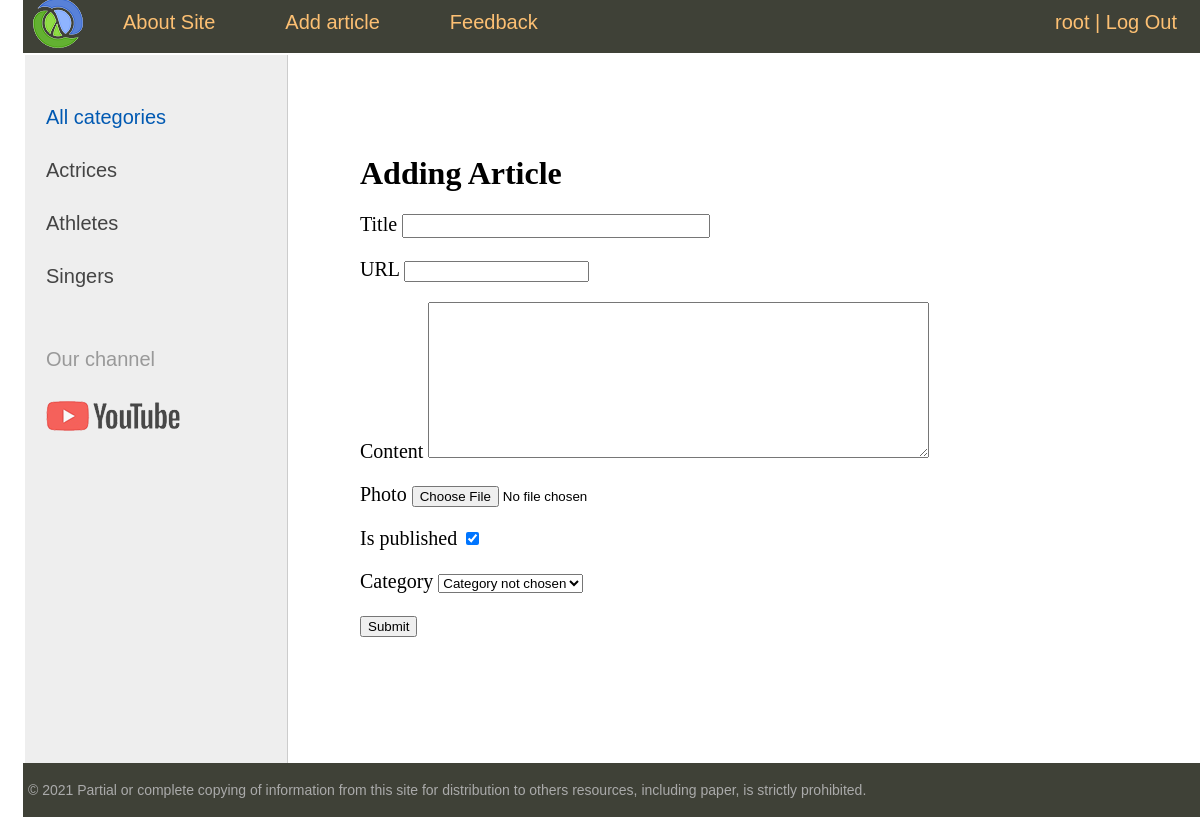
/add-article/ (signed in), run on the app's committed database.
### women/models.py (models this page shows)
class Category(models.Model):
    name = models.CharField(max_length=255, db_index=True)
    slug = models.SlugField(max_length=255, unique=True, db_index=True, verbose_name='URL')
    def __str__(self):
        return self.name
    def get_absolute_url(self):
        return reverse('show-women-by-category', kwargs={'category_slug': self.slug})

### women/views.py (the view)
# urls.py: path('add-article/', AddArticle.as_view(), name="add-article"),
class AddArticle(LoginRequiredMixin, DataMixin, CreateView):
    form_class = AddArticleForm
    template_name = 'women/add_article.html'
    success_url = reverse_lazy('home')
    def get_context_data(self, **kwargs):
        context = super().get_context_data(**kwargs)
        c_def = self.get_user_context(title="Adding Article")
        return dict(list(context.items()) + list(c_def.items()))

### women/froms.py (shortened to what this page needs)
class AddArticleForm(forms.ModelForm):
    def __init__(self, *args, **kwargs):
        super().__init__(*args, **kwargs)
        self.fields['category'].empty_label = 'Category not chosen'
    class Meta:
        model = Women
        fields = ['title', 'slug', 'content', 'photo', 'is_published', 'category']
        widgets = {
            'title': forms.TextInput(attrs={"class": 'form-input'}),
            'content': forms.Textarea(attrs={"cols": 60, "rows": 10})
        }

### women/utils.py (called while the page is built)
    def get_user_context(self, **kwargs):
        context = kwargs
        categories = cache.get('categories')
        if not categories:
            categories = Category.objects.annotate(Count('women'))
            cache.set('categories', categories, 60)
        user_menu = menu.copy()
        if not self.request.user.is_authenticated:
            user_menu.pop(1)
        context['menu'] = user_menu
        context['categories'] = categories
        if 'category_selected' not in context:
            context['category_selected'] = 0
        return context

### women/templates/women/add_article.html (shortened to what this page needs)
{% extends 'women/base.html' %}
{% block content%}
    <h1>{{title}}</h1>
    <form action="{% url 'add-article' %}" method="post" enctype="multipart/form-data">
        {% for form_elements in form %}
        <p>
            <label class="form-lable" for="{{ form_elements.is_for_label }}">
                {{ form_elements.label }}
            </label>
            {{ form_elements }}
        </p>
        {% endfor %}
        <button type="submit">Submit</button>
    </form>
{% endblock %}

### women/templates/women/base.html (shortened to what this page needs)
{% load static %}
{% load women_tags %}
<!DOCTYPE html>
<html lang="en">
<head>
    <link type="text/css" href="{% static 'women/css/style.css' %}" rel="stylesheet">
</head>
<body>
<table class="table-page">
    <tr>
        <td>
            {% block mainmenu %}
                <div class="header">
                    <ul id="mainmenu" class="mainmenu">
                        <li class="logo">
                            <a href="{% url 'home' %}">
                                <div class="logo"></div>
                            </a>
                        </li>
                        {% for m in menu %}
                                <li><a href="{% url m.url_name %}">{{m.title}}</a></li>
                        {% endfor %}
                        {% if request.user.is_authenticated %}
                            <li class="last">{{user.username}} | <a href="{% url 'logout'%}">Log Out</a></li>
                        {% else %}
                            <li class="last"><a href="{% url 'sign-up' %}">Sign Up</a> | <a href="{% url 'sign-in'%}">Sign In</a></li>
                        {%endif%}
                    </ul>
                </div>
            {% endblock mainmenu %}
            <table class="table-content">
                <tr>
                    <td valign="top" class="left-chapters">
                        <ul id="leftchapters">
                            {% if category_selected != 0 %}
                                <li class="selected"><a href="{% url 'home' %}">All categories</a></li>
                            {% else %}
                                <li class="selected">All categories</li>
                            {% endif %}
                            {% for cat in categories %}
                                {% if cat.women__count > 0 %}
                                    {% if category_selected != cat.pk %}
                                        <li><a href="{{ cat.get_absolute_url }}">{{ cat.name }}</a></li>
                                    {% else %}
                                        <li class="selected">{{ cat.name }}</li>
                                    {% endif %}
                                {% endif %}
                            {% endfor %}
                            <li class="share">
                                <p>Our channel</p>
                                <a class="share-yt"
                                   href="https://www.youtube.com/channel/UClJzWfGWuGJL2t-3dYKcHTA/playlists"
                                   target="_blank" rel="nofollow"></a>
                            </li>
                        </ul>
                    </td>
                    <td valign="top" class="content">
                        <div class="content-text">
                            {% block content %}
                            {% endblock %}
                        </div>
                    </td>
                </tr>
            </table>
        </td>
    </tr>
    <tr>
        <td valign=top>
            <div id="footer">
                <p>&copy; 2021 Partial or complete copying of information from this site for distribution to others
                    resources, including paper, is strictly prohibited.</p>
            </div>
        </td>
    </tr>
</table>
</body>
</html>

### women/static/women/css/style.css (style rules this page uses)
html, body { font-family: 'Arial', sans-serif; margin: 10px; padding: 0; height: 100%; width: 100%; color: #444; }
a { color: #0059b2; text-decoration: none; }
.table-page { width: 100%; height: 100%; vertical-align: top; }
.table-page tr { height: 100%; }
.header { background: #3F4137; height: 60px; }
.logo { background: url('../images/logo.png') no-repeat 10px 5px; width: 70px; height: 60px; }
ul.mainmenu { list-style: none; margin: 0; padding: 0; height: 60px; color: #fdc073; font-size: 20px; overflow: hidden; }
ul.mainmenu li { float: left; margin: 18px 40px 0 30px; }
ul.mainmenu li.logo { margin: 0; }
ul.mainmenu li.last { float: right; }
ul.mainmenu li a { color: #fdc073; text-decoration: none; }
.table-content { width: 100%; min-height: 100%; height: 100%; }
.left-chapters { margin: 0; background: #eee; border-right: 1px solid #ccc; min-height: 100%; }
.left-chapters ul { width: 230px; min-height: 100%; margin: 0; padding: 20px 10px 10px 20px; list-style: none; font-size: 20px; }
.left-chapters ul li { margin: 30px 0 0 0; color: #999; }
.left-chapters ul li.selected { color: #0059b2; }
.left-chapters ul li a { color: #444; text-decoration: none; }
.left-chapters ul li.share { margin: 60px 0 0 0; }
.left-chapters ul li.share p { margin: 30px 0 30px 0; }
.left-chapters ul li.share a { display: inline-block; width: 40px; height: 40px; margin: 0 20px 0 0; }
.left-chapters ul li.share a.share-yt { width: 100%; height: 30px; background: url('../images/share_yt.png') no-repeat 0 0 }
.content { padding: 40px 20px 20px 40px; width: 100%; box-sizing: border-box; }
.content-text { margin: 60px 0 0 30px; color: #000; font-size: 20px; font-family: Yandex Sans Display Light; }
.content-text h1 { font-size: 32px; }
#footer { box-sizing: border-box; background: #3F4137; padding: 5px; color: #aaa; font-size: 14px; font-family: Verdana, Geneva, Arial, Helvetica; text-align: left; overflow: hidden; }
.form-input { width: 300px; font-size: 16px; }

### data on the page
Category: name "Actrices"
Category: name "Athletes"
Category: name "Singers"

### other printed values
{{ m.title }} "About Site" "Add article" "Feedback"
{{ user.username }} "root"
{{ title }} "Adding Article"
